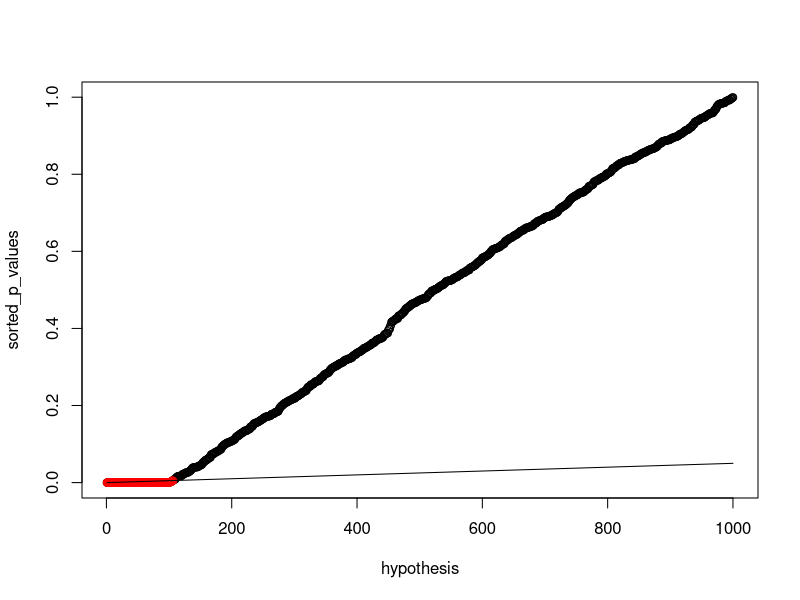

The R script that drew this image:
## ---- chunk 1
knitr::opts_chunk$set(echo = TRUE)
## ---- chunk 2
false_discovery_rate <- function(p_values, Q){
  
  sorted_p_values = sort(p_values) #Sorting the p-values -> Step1

  len = length(sorted_p_values)      #Number of p-values

  #Hypothesis 1

  hypothesis_1 = Q*c(1:len)/len

  #Hypothesis 2 - If not independent

  hep = len * sum(1/c(1:len))

  hypothesis_2 = (Q * c(1:len))/hep

  #the p-vlaues less than the hypothesis line are considered to be interesting

  is_interesting_true = (sorted_p_values < hypothesis_1)
   
  #compute the index below which the sorted p-values are less than the line

  threshold_index = max(which(is_interesting_true == "TRUE"))

  print(paste0("The Threshold Index: ", threshold_index)) #The no. of TRUE values

  p_star = sorted_p_values[threshold_index]

  
  hypothesis = c(1:len)

  plot(hypothesis, sorted_p_values, col="black")

  lines(c(1:threshold_index), sorted_p_values[c(1:threshold_index)],
        col = "red", type="o")

  lines(hypothesis, hypothesis_1, type="l", col="black")

  
  #list index of hypothesis which are interesting in the original unsorted list of p values

  temp = (p_values < p_star)

  fd = which(temp == "TRUE")

  print("Index of intersting p values in the unsorted list:")

  print(fd)

  

  #false rejection rate

  frr = -log(p_star)/length(fd)

  print(paste0("False Rejection Rate: ", frr))

  

  #################################################################################

  # NOTE: FRR depends on the Q value given as an input to the function

  # Here, the Q value was 0.05 hence the frr is approximately 0.05

  #################################################################################

}
## ---- chunk 3
# Test Vector of p-values

vec <- c(1e-5*runif(100),runif(900))

Q = 0.05

false_discovery_rate(vec, Q)
